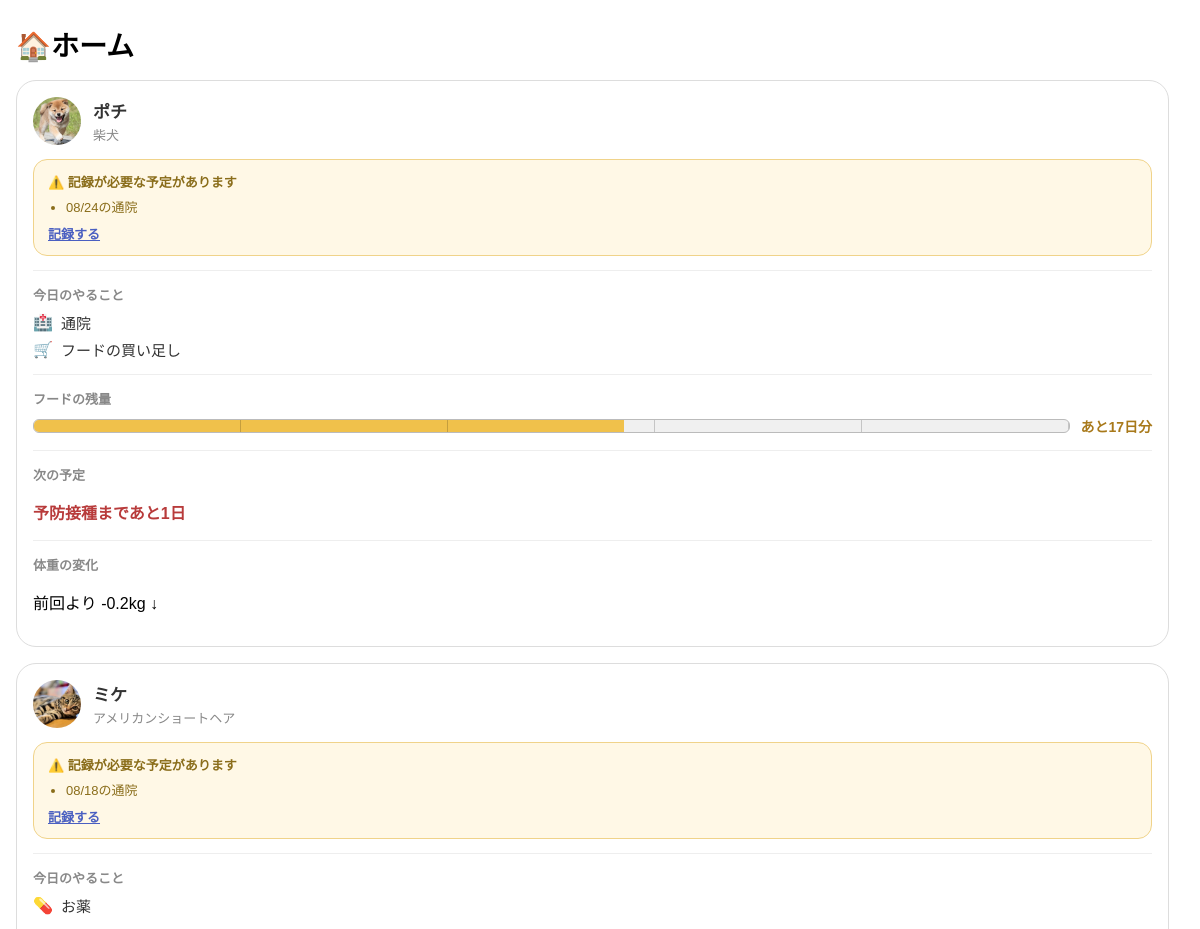
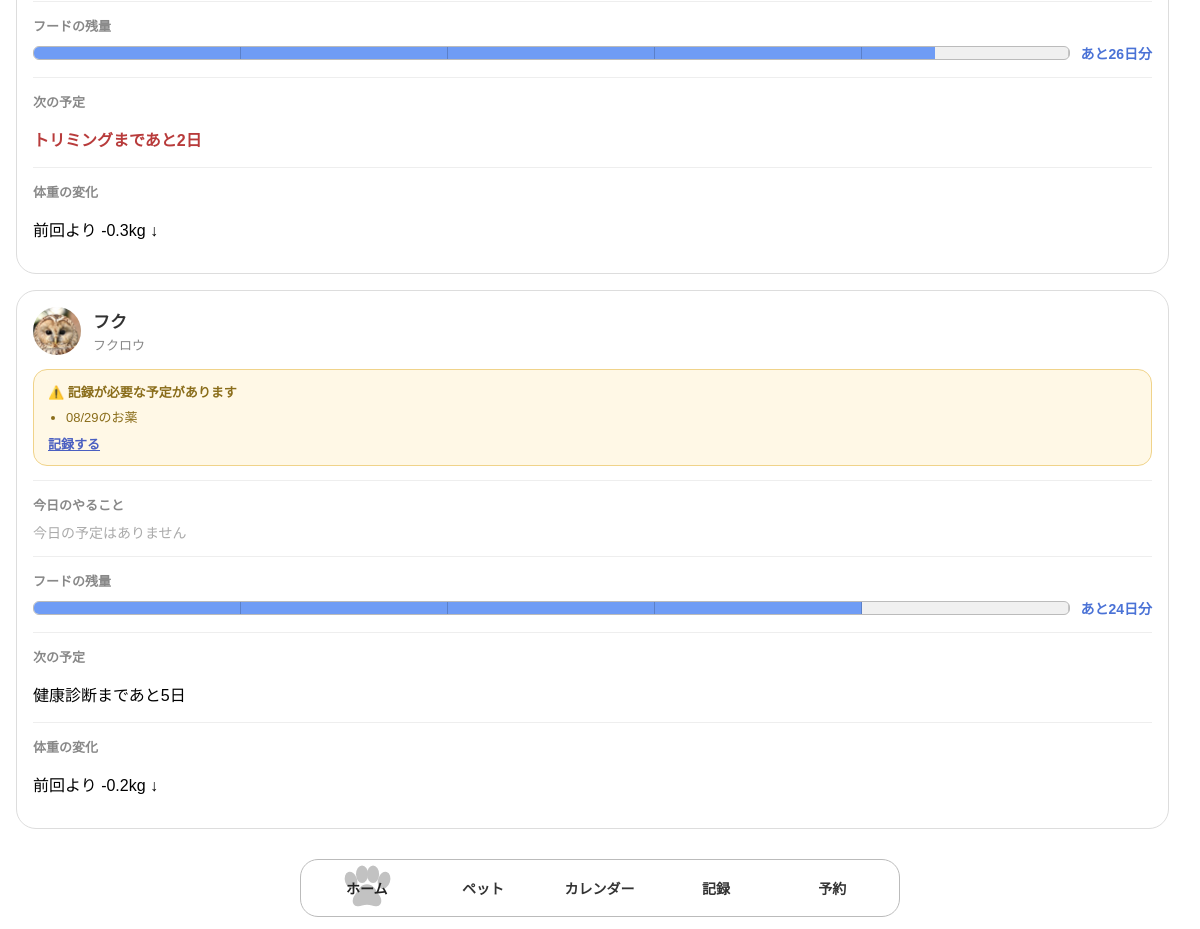
The page /home on the database its author committed (2 pictures, top to bottom).
### tables this page shows
CREATE TABLE pets (
            id INTEGER PRIMARY KEY AUTOINCREMENT,
            name TEXT NOT NULL,
            type TEXT,
            age INTEGER,
            weight REAL,
            note TEXT
        , photo TEXT);

### app.py (the view)
@app.route("/")  # ルートURL「/」にアクセスされたときの処理を指定する
@app.route("/home")  # 「/home」にアクセスされたときも同じホーム画面を表示する
def home():  # ホーム画面を表示する関数を定義する
    connection = get_db_connection()  # 登録済みのペット情報を取得するためSQLiteへ接続する
    pet_list = connection.execute(  # petsテーブルから登録されているすべてのペットを取得する
        """
        SELECT id, name, type, age, weight, note, photo
        FROM pets
        ORDER BY id
        """  # 登録された順番でペット情報を取得するSQLを書く
    ).fetchall()  # SQLの検索結果をすべて取得する
    connection.close()  # ペット情報を取得し終わったのでSQLiteとの接続を終了する
    home_pets = []  # ホーム画面に表示するペットごとの情報を追加していくリストを用意する
    for pet in pet_list:  # 登録済みペットを1匹ずつ処理する
        home_pet = build_home_dummy_data(pet)  # 今日のやること・フード残量などの表示用ダミー情報を組み立てる
        home_pet["record_reminders"] = build_record_reminders(pet, fetch_pet_records(pet["id"]))  # 予定日を過ぎても記録が無い項目のリマインダーを組み立てて追加する
        home_pets.append(home_pet)  # 組み立てた1匹分の情報をリストへ追加する
    return render_template("home.html", home_pets=home_pets)  # templatesフォルダ内のhome.htmlへペットごとの表示データを渡す

### app.py (called while the page is built, shortened)
def get_db_connection():  # SQLiteデータベースへ接続するための関数を定義する
    connection = sqlite3.connect(DATABASE)  # pets.dbというSQLiteデータベースへ接続する
    connection.row_factory = sqlite3.Row  # SQLで取得したデータを列名を使って扱えるようにする
    return connection  # 作成したデータベース接続を呼び出し元へ返す

def fetch_pet_records(pet_id):  # 選択中のペット1匹分の健康・通院履歴をrecordsテーブルから取得する関数を定義する
    connection = get_db_connection()  # recordsテーブルを読み取るためSQLiteへ接続する
    rows = connection.execute(  # 指定されたペットの記録を新しい順に取得する
        """
        SELECT id, type, detail, weight_value, record_date
        FROM records
        WHERE pet_id = ?
        ORDER BY record_date DESC, id DESC
        """,  # 記録日の新しい順(同じ日付ならID順)に並べて取得するSQLを書く
        (pet_id,)  # 対象のペットIDをSQLへ渡す
    ).fetchall()  # SQLの検索結果をすべて取得する
    connection.close()  # SQLiteとの接続を終了する
    records = []  # DBの行を表示用の形へ組み立てて追加していくリストを用意する
    return records  # 組み立てた記録一覧を返す

def build_dummy_schedule(pet):  # カレンダー機能が無いあいだ代わりに使う、ペット1匹分のダミー予定を組み立てる関数を定義する
    rng = random.Random(pet["id"] * 53 + 11)  # ホーム画面・記録のダミーと重複しない乱数の流れになるよう、ペットIDから別の種を作る
    event_count = rng.randint(1, 3)  # 予定の件数をダミーで決める
    today = date.today()  # 今日の日付を基準に予定日を計算する
    events = []  # 組み立てた予定を1件ずつ追加していくリストを用意する
    for _ in range(event_count):  # 決めた件数だけ予定を1件ずつ作成する
        events.append({  # 1件分の予定をリストへ追加する
            "type": rng.choice(SCHEDULE_EVENT_TYPES),  # 予定の種類をダミーで選ぶ
            "date": today + timedelta(days=rng.randint(-20, 20)),  # 過去20日〜未来20日のどこかをダミーの予定日にする(過去日は「過ぎた予定」を試すため)
        })  # 1件分の予定追加を終了する
    return events  # 組み立てた予定一覧を返す

def build_record_reminders(pet, pet_records):  # 予定日を過ぎても記録が無いものを探し、リマインダー一覧を組み立てる関数を定義する
    today = date.today()  # 「予定日を過ぎているか」を判定する基準の日付を取得する
    reminders = []  # 記録を促す必要がある予定を追加していくリストを用意する
    for event in build_dummy_schedule(pet):  # ダミーの予定を1件ずつ確認する
        if event["date"] >= today:  # 予定日がまだ来ていない、または今日の場合
            continue  # 記録を促す必要はまだ無いので次の予定へ進む
        has_matching_record = any(  # 予定日以降に、同じ種類の記録がすでに登録されているか確認する
            record["label"] == event["type"] and record["date"] >= event["date"]
            for record in pet_records
        )  # 一致する記録があるかどうかの確認を終了する
        if not has_matching_record:  # 予定日を過ぎているのに対応する記録がまだ無い場合
            reminders.append(event)  # この予定をリマインダーとして追加する
    reminders.sort(key=lambda event: event["date"])  # 予定日が古い(=より過ぎている)ものから並べる
    return reminders  # 組み立てたリマインダー一覧を返す

### templates/home.html (shortened to what this page needs)
<!DOCTYPE html>
<html lang="ja">
<head>
    <link rel="stylesheet" href="{{ url_for('static', filename='css/style.css') }}">
</head>
<body>
    <main class="page-content">
        <h1>🏠ホーム</h1>
        {% if home_pets %}
            <div class="home-pet-list">
                {% for item in home_pets %}
                    <section class="home-pet-card">
                        <div class="home-pet-card-header">
                            <div class="home-pet-photo">
                                {% if item.pet['photo'] %}
                                    <img
                                        src="{{ url_for('static', filename='images/pets/' + item.pet['photo']) }}"
                                        alt="{{ item.pet['name'] }}の写真"
                                    >
                                {% else %}
                                    <span>🐾</span>
                                {% endif %}
                            </div>
                            <div class="home-pet-name-area">
                                <p class="home-pet-name">{{ item.pet['name'] }}</p>
                                {% if item.pet['type'] %}
                                    <p class="home-pet-type">{{ item.pet['type'] }}</p>
                                {% endif %}
                            </div>
                        </div>
                        {% if item.record_reminders %}
                            <div class="home-reminder-banner">
                                <p class="home-reminder-title">⚠️ 記録が必要な予定があります</p>
                                <ul class="home-reminder-list">
                                    {% for reminder in item.record_reminders %}
                                        <li>{{ reminder.date.strftime('%m/%d') }}の{{ reminder.type }}</li>
                                    {% endfor %}
                                </ul>
                                <a class="home-reminder-link" href="{{ url_for('records', pet_id=item.pet['id']) }}">記録する</a>
                            </div>
                        {% endif %}
                        <div class="home-section">
                            <p class="home-section-title">今日のやること</p>
                            {% if item.today_tasks %}
                                <ul class="home-task-list">
                                    {% for task in item.today_tasks %}
                                        <li class="home-task-item">
                                            <span class="home-task-icon">{{ task.icon }}</span>
                                            {{ task.label }}
                                        </li>
                                    {% endfor %}
                                </ul>
                            {% else %}
                                <p class="home-empty-text">今日の予定はありません</p>
                            {% endif %}
                        </div>
                        <div class="home-section">
                            <p class="home-section-title">フードの残量</p>
                            <div class="home-food-row">
                                <div
                                    class="home-food-bar"
                                    role="progressbar"
                                    aria-valuenow="{{ item.food_days_left }}"
                                    aria-valuemin="0"
                                    aria-valuemax="{{ item.food_max_days }}"
                                    aria-label="{{ item.pet['name'] }}のフード残量"
                                >
                                    <div
                                        class="home-food-bar-fill home-food-bar-{{ item.food_level }}"
                                        style="width: {{ item.food_percent }}%;"
                                    ></div>
                                </div>
                                <span class="home-food-days home-food-days-{{ item.food_level }}">
                                    あと{{ item.food_days_left }}日分
                                </span>
                            </div>
                        </div>
                        <div class="home-section">
                            <p class="home-section-title">次の予定</p>
                            <p class="{% if item.next_schedule_urgent %}home-urgent-text{% endif %}">
                                {{ item.next_schedule_label }}まであと{{ item.next_schedule_days }}日
                            </p>
                        </div>
                        <div class="home-section">
                            <p class="home-section-title">体重の変化</p>
                            <p>
                                {% if item.weight_diff > 0 %}
                                    前回より +{{ item.weight_diff }}kg ↑
                                {% elif item.weight_diff < 0 %}
                                    前回より {{ item.weight_diff }}kg ↓
                                {% else %}
                                    前回から変化なし
                                {% endif %}
                            </p>
                        </div>
                    </section>
                {% endfor %}
            </div>
        {% else %}
            <p class="home-empty-text">まだペットが登録されていません。「ペット」画面から登録してください。</p>
        {% endif %}
    </main>
    <nav class="bottom-nav">
        <div class="nav-indicator" aria-hidden="true">
        </div>
        <a href="{{ url_for('home') }}" class="active" data-index="0">
            <span>ホーム</span>
        </a>
        <a href="{{ url_for('pets') }}" data-index="1">
            <span>ペット</span>
        </a>
        <a href="{{ url_for('calendar') }}" data-index="2">
            <span>カレンダー</span>
        </a>
        <a href="{{ url_for('records') }}" data-index="3">
            <span>記録</span>
        </a>
        <a href="{{ url_for('reservation') }}" data-index="4">
            <span>予約</span>
        </a>
    </nav>
</body>
</html>

### static/css/style.css (style rules this page uses)
body { margin: 0; font-family: sans-serif; background-color: #ffffff; }
html { scrollbar-gutter: stable; }
.page-content { padding: 24px 16px 100px; }
.page-content h1 { margin: 0; font-size: 28px; }
.bottom-nav { position: fixed; bottom: 12px; left: 50%; transform: translateX(-50%); width: calc(100% - 24px); max-width: 600px; display: flex; align-items: center; background-color: #ffffff; border: 1px solid #bbbbbb; border-radius: 18px; padding: 8px; box-sizing: border-box; overflow: hidden; }
.bottom-nav a { flex: 1; position: relative; z-index: 2; text-align: center; text-decoration: none; color: #333333; font-size: 14px; font-weight: 700; padding: 10px 0; }
.bottom-nav a span { position: relative; z-index: 2; }
.nav-indicator { position: absolute; top: 4px; height: calc(100% - 8px); background-color: transparent; z-index: 1; pointer-events: none; transition: left 0.3s ease, width 0.3s ease; }
.nav-paw { position: absolute; left: 50%; top: 50%; width: 55px; height: 50px; transform: translate(-50%, -50%); fill: #c2c2c2; }
.bottom-nav a.active span { color: #222222; text-shadow: none; }
.home-pet-list { display: flex; flex-direction: column; gap: 16px; margin-top: 16px; }
.home-pet-card { padding: 16px; background-color: #ffffff; border: 1px solid #dddddd; border-radius: 20px; box-sizing: border-box; }
.home-pet-card-header { display: flex; align-items: center; gap: 12px; }
.home-pet-photo { width: 48px; height: 48px; flex-shrink: 0; display: flex; justify-content: center; align-items: center; background-color: #f3f3f3; border-radius: 50%; overflow: hidden; font-size: 22px; }
.home-pet-photo img { width: 100%; height: 100%; object-fit: cover; }
.home-pet-name { margin: 0; font-size: 17px; font-weight: 700; color: #333333; }
.home-pet-type { margin: 2px 0 0; font-size: 13px; color: #888888; }
.home-section { margin-top: 14px; padding-top: 14px; border-top: 1px solid #eeeeee; }
.home-section-title { margin: 0 0 8px; font-size: 13px; font-weight: 700; color: #888888; }
.home-task-list { margin: 0; padding: 0; list-style: none; display: flex; flex-direction: column; gap: 6px; }
.home-task-item { display: flex; align-items: center; gap: 8px; font-size: 15px; color: #333333; }
.home-task-icon { font-size: 16px; }
.home-empty-text { margin: 0; font-size: 14px; color: #aaaaaa; }
.home-food-row { display: flex; align-items: center; gap: 10px; }
.home-food-bar { position: relative; flex: 1; height: 14px; background-color: #f0f0f0; border: 1px solid #bbbbbb; border-radius: 6px; box-sizing: border-box; overflow: hidden; }
.home-food-bar::after { content: ""; position: absolute; inset: 0; background-image: repeating-linear-gradient( to right, transparent, transparent calc(20% - 1px), rgba(0, 0, 0, 0.18) calc(20% - 1px), rgba(0, 0, 0, 0.18) 20% ); pointer-events: none; }
.home-food-bar-fill { height: 100%; transition: width 0.3s ease; }
.home-food-bar-safe { background-color: #6f9cf5; }
.home-food-bar-warning { background-color: #f0c14b; }
.home-food-days { font-size: 14px; white-space: nowrap; }
.home-food-days-safe { color: #4a72d6; font-weight: 700; }
.home-food-days-warning { color: #a8791a; font-weight: 700; }
.home-urgent-text { color: #b83b3b; font-weight: 700; }
.home-reminder-banner { margin-top: 14px; padding: 12px 14px; background-color: #fff8e6; border: 1px solid #f0d38a; border-radius: 14px; box-sizing: border-box; }
.home-reminder-title { margin: 0; font-size: 13px; font-weight: 700; color: #8a6d1a; }
.home-reminder-list { margin: 6px 0 0; padding-left: 18px; font-size: 13px; color: #8a6d1a; }
.home-reminder-link { display: inline-block; margin-top: 8px; font-size: 13px; font-weight: 700; color: #4a5fc1; }

### rows shown on the page
pets: photo (picture), pet.name "ポチ", pet.type "柴犬"
pets: photo (picture), pet.name "ミケ", pet.type "アメリカンショートヘア"
pets: photo (picture), pet.name "フク", pet.type "フクロウ"

### other values the page prints
{{ reminder.date.strftime('%m/%d') }} "08/24" "08/18" "08/29"
{{ reminder.type }} "通院" "通院" "お薬"
{{ task.icon }} "🏥" "🛒" "💊"
{{ task.label }} "通院" "フードの買い足し" "お薬"
{{ item.food_days_left }} "17" "26" "24"
{{ item.next_schedule_label }} "予防接種" "トリミング" "健康診断"
{{ item.next_schedule_days }} "1" "2" "5"
{{ item.weight_diff }} "-0.2" "-0.3" "-0.2"
